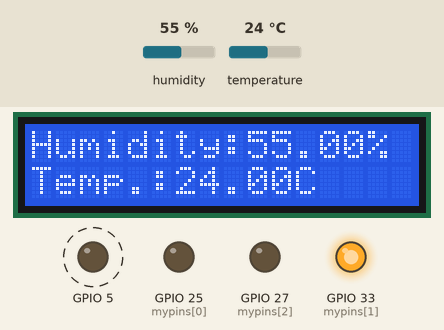
Recording of a sketch running on a simulated ESP32. On the bench: 16×2 character LCD, output pins drawn as LEDs (lit = HIGH). Dashed ring = blinking. The inputs (shaded band) are chosen by the test bench; at power-on: temperature 24 °C, humidity 55 %. What the sketch prints to the serial monitor is not drawn.

Above: at 2.7 s.
2.8 s: temperature set to 22 °C
At 4.41 s:
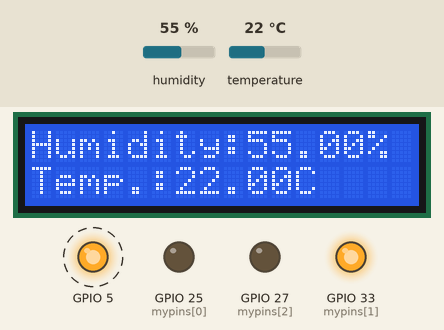
9.6 s: temperature set to 19 °C
At 12.9 s:
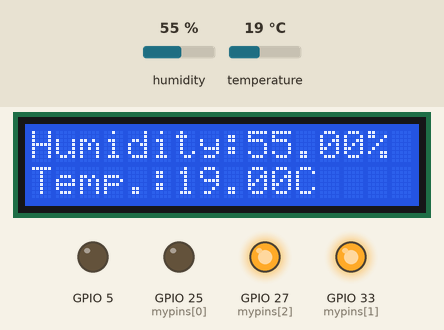
16.4 s: temperature set to 2 °C
At 21.4 s:
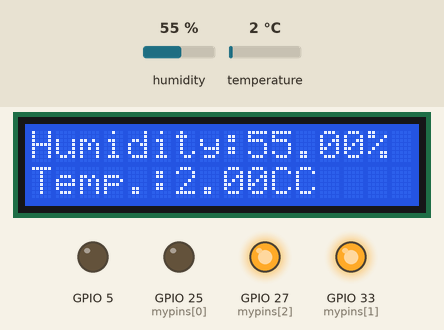
23.2 s: temperature set to 38 °C
At 24.4 s:
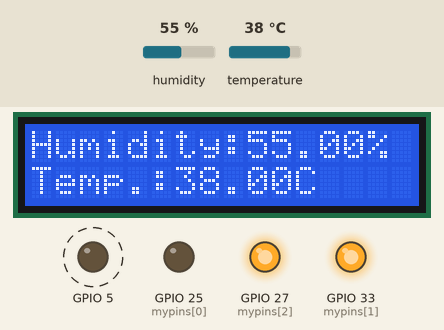
26.5 s: temperature set to 41 °C
At 28.4 s:
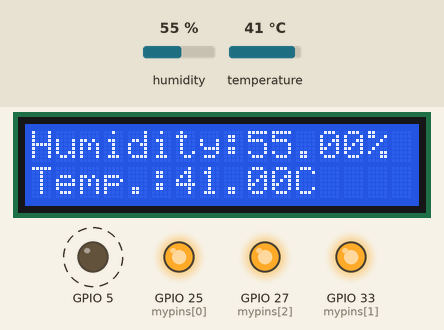
33.3 s: humidity set to 22 %
At 34.6 s:
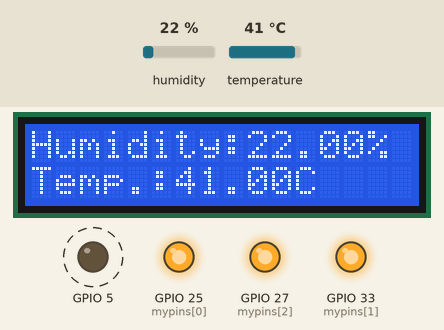
Timing chart, 0 to 37.5 s (numbered marks = the images above; inputs shaded):
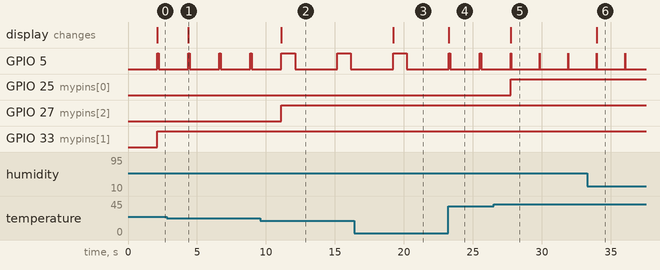

Measured:
- the behaviour switches between 21 and 20 °C on temperature (found by bisection; images 1 and 2)
- the behaviour switches between 39 and 40 °C on temperature (found by bisection; images 4 and 5)
- after the input at 2.8 s, the display: changes after 1.6 s (image 1)
- after the input at 9.6 s, GPIO 5: HIGH → LOW after 2.5 s, → HIGH 3.0 s later, → LOW 1.0 s later; GPIO 27 (mypins[2]): LOW → HIGH after 1.5 s; the display: changes after 1.5 s (image 2)
- after the input at 16.4 s, the display: changes after 2.8 s (image 3)
- after the input at 23.2 s, the display: changes after 0.06 s (image 4)
- after the input at 26.5 s, GPIO 25 (mypins[0]): LOW → HIGH after 1.3 s; the display: changes after 1.3 s (image 5)
- after the input at 33.3 s, the display: changes after 0.66 s (image 6)

The sketch:

Temperature_on_LCD.ino
```cpp
#include "DHT.h"
#include <Wire.h>
#include <LiquidCrystal_I2C.h>
#define DHTPIN 4
#define DHTTYPE DHT11
DHT dht(4, DHT11);
LiquidCrystal_I2C lcd(0x27, 16, 2);
int mypins[3] = {25, 33, 27}, i;
void setup()
{
  Serial.begin(9600);
  Serial.println(F("DHTxx test!"));
  lcd.init();
  lcd.backlight();
  dht.begin();
  for (i = 0; i < 3; i++)
  {
    pinMode(mypins[i], OUTPUT);
  }
  pinMode(5, OUTPUT);
}
void loop()
{
  delay(2000);
  float t = dht.readTemperature();
  float h = dht.readHumidity();
  if (isnan(h) || isnan(t))
  {
    lcd.println(F("Failed to read from DHT sensor!"));
    return;
  }
  lcd.setCursor(0, 0);
  lcd.print("Humidity:");
  lcd.print(h);
  lcd.print("%");
  lcd.setCursor(0, 1);
  lcd.print("Temp.:");
  lcd.print(t);
  lcd.print("C");
  if (t >= 40)
  {
    digitalWrite(mypins[0], HIGH);
    digitalWrite(5, HIGH);
    delay(10);
    digitalWrite(5, LOW);
    delay(10);
  }
  else if (t < 40 && t > 20)
  {
    digitalWrite(mypins[1], HIGH);
    digitalWrite(5, HIGH);
    delay(100);
    digitalWrite(5, LOW);
    delay(100);
  }
  else
  {
    digitalWrite(mypins[2], HIGH);
    digitalWrite(5, HIGH);
    delay(1000);
    digitalWrite(5, LOW);
    delay(1000);
 }
}
```
